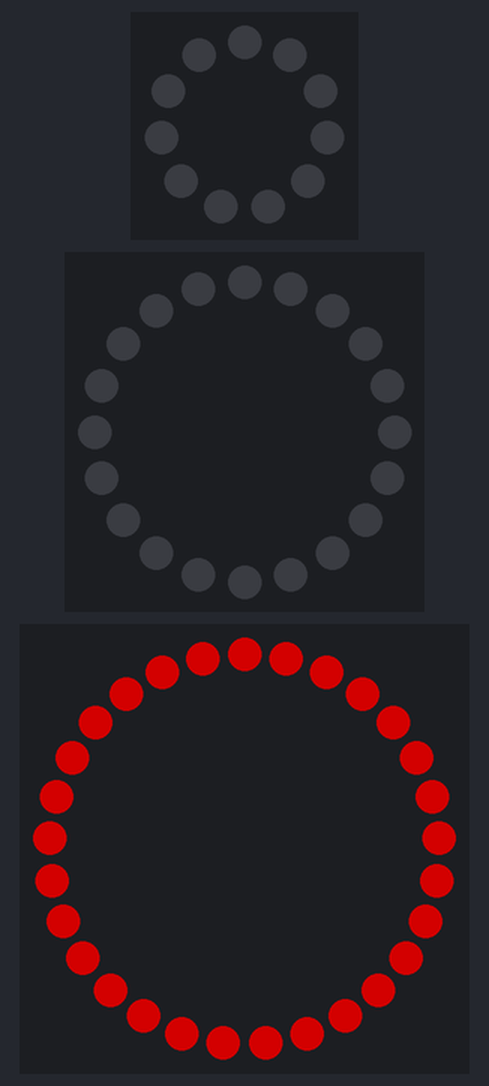
The sketch below on a simulated Arduino Uno, built with avr-gcc and run on an emulated ATmega328P. Parts: 11 RGB LEDs in a ring, first at the top, clockwise, 20 RGB LEDs in a ring, first at the top, clockwise, 29 RGB LEDs in a ring, first at the top, clockwise. Dim RGB values are drawn brighter than linear.

Above: at 0.17 s.
At 9.9 s:
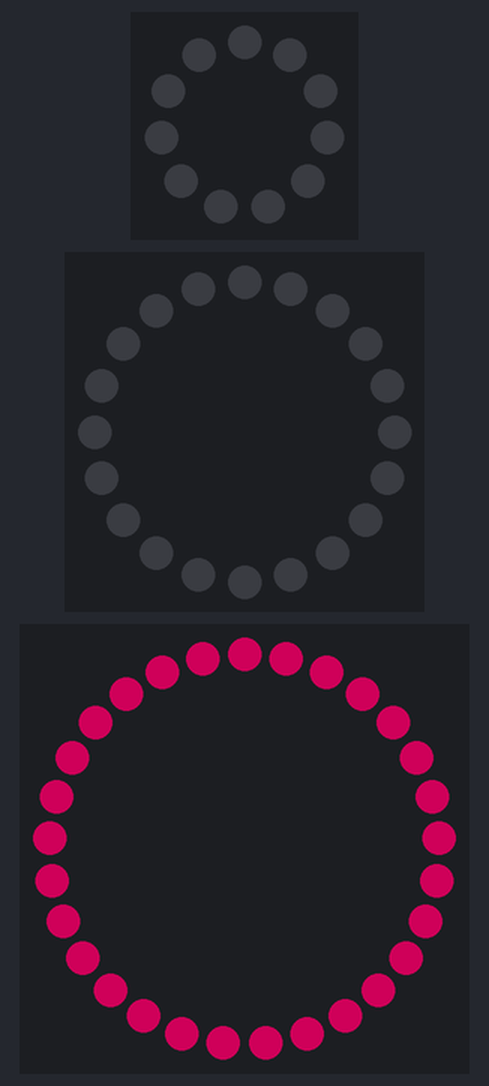
At 19.64 s:
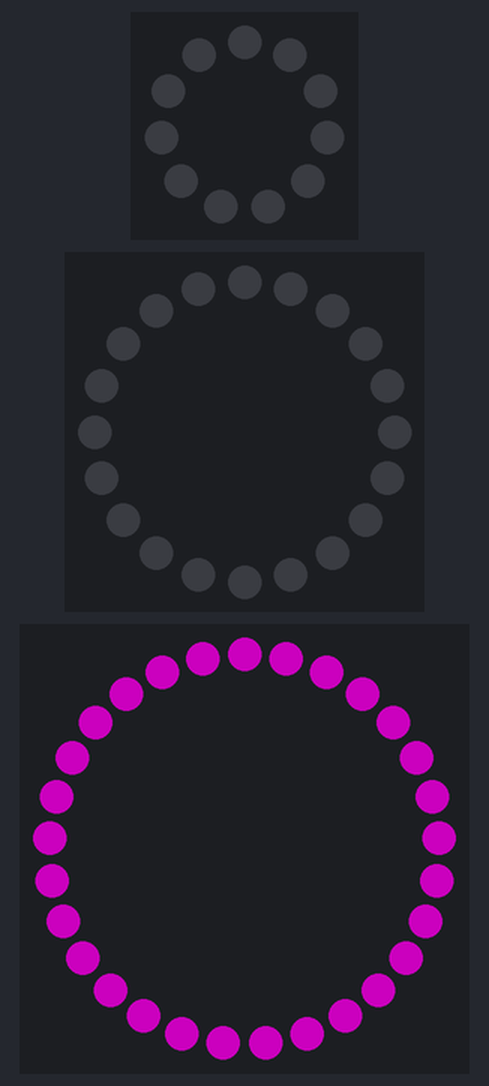
At 39.75 s:
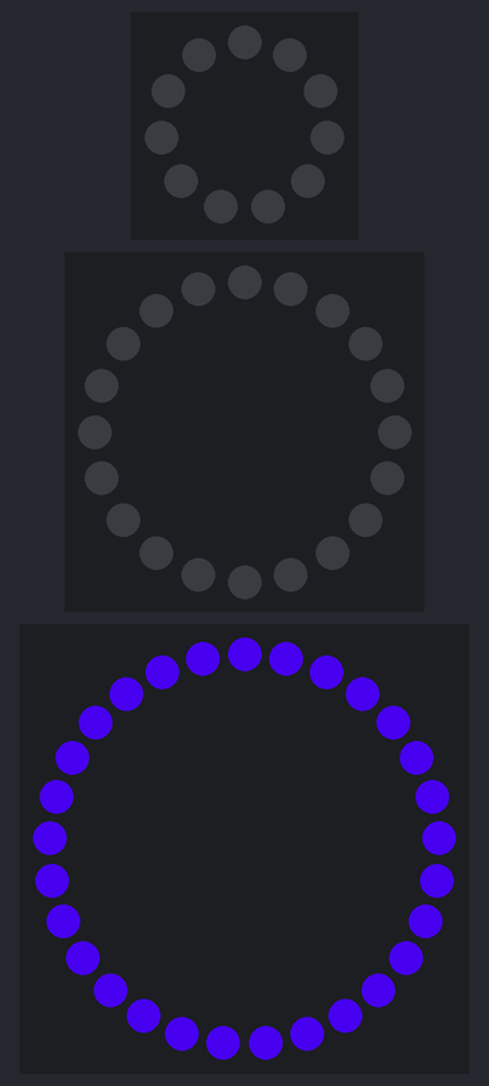

The sketch:

_2ColorFade.ino
```cpp
#include <Adafruit_NeoPixel.h>
#ifdef __AVR__
  #include <avr/power.h>
#endif

#define PIN1 3
#define PIN2 5
#define PIN3 6

Adafruit_NeoPixel ring1 = Adafruit_NeoPixel(11, PIN1);
Adafruit_NeoPixel ring2 = Adafruit_NeoPixel(20, PIN2);
Adafruit_NeoPixel ring3 = Adafruit_NeoPixel(29, PIN3);

uint32_t Color1 = ring1.Color(127, 0, 0);
uint32_t Color2 = ring1.Color(51, 255, 255);
uint32_t Color3 = ring1.Color(127, 0, 0);

uint8_t r1, r2, g1, g2, b1, b2, r3, g3, b3;
float RSlope, GSlope, BSlope;

void setup()
{
  uint8_t  brightness = 255;

  ring1.begin();
  ring1.setBrightness(brightness);
  ring1.show();

  ring2.begin();
  ring2.setBrightness(brightness);
  ring2.show();

  ring3.begin();
  ring3.setBrightness(brightness);
  ring3.show();

  Serial.begin(9600);
}

void loop() {


  calcComp();
  calcSlopes();

  for(int f=0; f<10; f++) {
    colorHandler(10000);
  }

}

void colorHandler(int wait) {
  int i;
  int j;

  for(j=0; j<100; j++)
  {

      for(i=0; i<ring3.numPixels(); i++)
      {
        ring1.setPixelColor(i, Wheel((j+60)));
        ring2.setPixelColor(i, Wheel((j+30)));
        ring3.setPixelColor(i, Wheel((j)));
      }

//      ring1.show();
//      ring2.show();
      ring3.show();

      delay(20);

  }
}

uint32_t Wheel(float WheelPos) {

  float Red, Green, Blue;

  if(WheelPos > 100) {
    WheelPos = WheelPos - 100;
  }

  if(WheelPos < 50) {
    Red = r1 + RSlope*WheelPos;
    Green = g1 + GSlope*WheelPos;
    Blue = b1 + BSlope*WheelPos;

    return ring1.Color(Red, Green, Blue);
  }

  else {
    Red = r2 - RSlope*(WheelPos-50);
    Green = g2 - GSlope*(WheelPos-50);
    Blue = b2 - BSlope*(WheelPos-50);

    return ring1.Color(Red, Green, Blue);
  }
}

void calcComp() {

  r1 = (Color1 & 0xff0000)/(0xffff);
  g1 = (Color1 & 0xff00)/(0xff);
  b1 = (Color1 & 0xff);

  r2 = (Color2 & 0xff0000)/(0xffff);
  g2 = (Color2 & 0xff00)/(0xff);
  b2 = (Color2 & 0xff);

  r3 = (Color3 & 0xff0000)/(0xffff);
  g3 = (Color3 & 0xff00)/(0xff);
  b3 = (Color3 & 0xff);
}

void calcSlopes() {

  RSlope = (r2-r1)/50;
  GSlope = (g2-g1)/50;
  BSlope = (b2-b1)/50;

}
```
